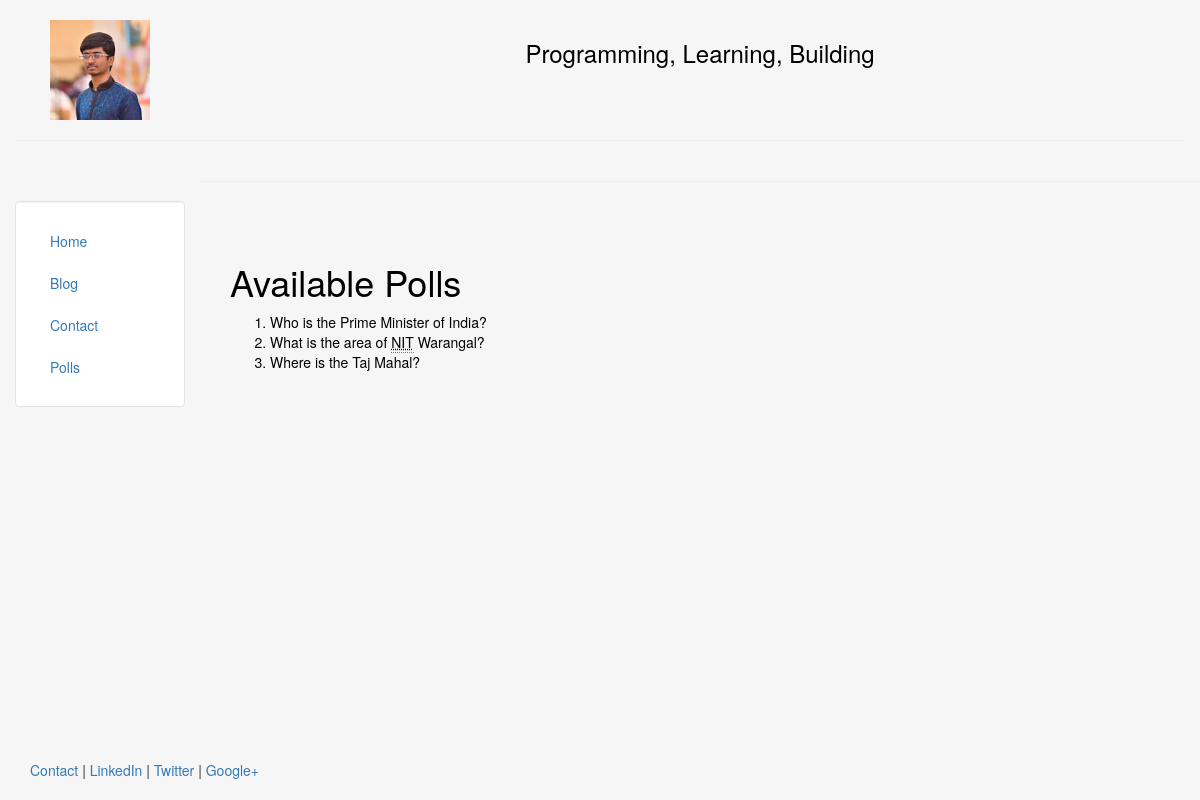
Screenshot of /polls/ with the database file from the repository.
### polls/models.py (models this page shows, shortened)
class Question(models.Model):
	question_text = models.CharField(max_length=200)
	publish_date = models.DateTimeField('date published')

### polls/views.py (the view)
class IndexView(generic.ListView):
	template_name = 'polls/index.html'
	context_object_name = 'latest_question_list'
	def get_queryset(self):
		return Question.objects.order_by('-publish_date')[:5]

### polls/templates/polls/index.html
{% extends "personal/header.html" %}
{% block content %}
{% if latest_question_list %}
<h1>Available Polls</h1>
	<ol>
	{% for question in latest_question_list %}
		<li><a href="{% url 'polls:detail' question.id %}"><font color="black">{{ question.question_text|safe }}</font></a></li>
	{% endfor %}
	</ol>
{% else %}
	<p>No Polls are available.</p>
{% endif %}
{% endblock %}

### personal/templates/personal/header.html (style rules this page uses)
html, body { height:100% }

### rows the page displays
Question: question_text "Who is the Prime Minister of India?"
Question: question_text "What is the area of NIT Warangal?"
Question: question_text "Where is the Taj Mahal?"
